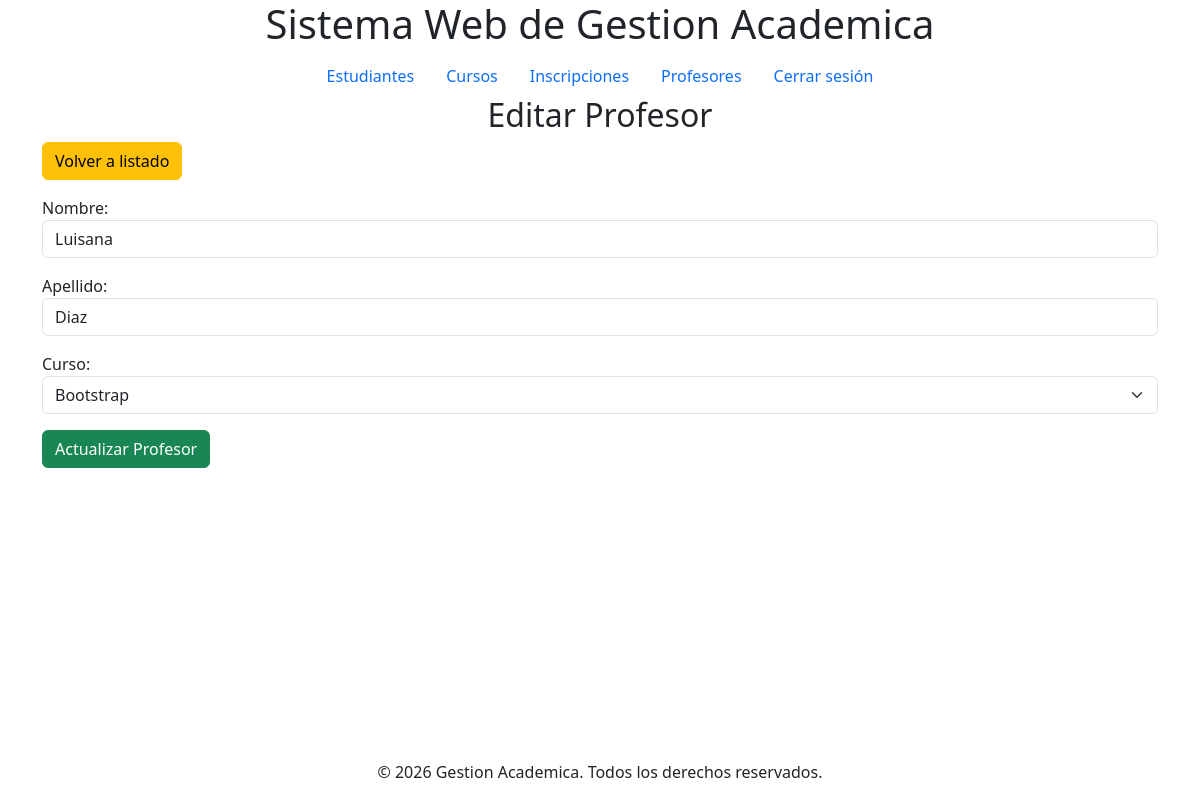
The page /teachers/edit/2/ (signed in) on the database as committed earlier.
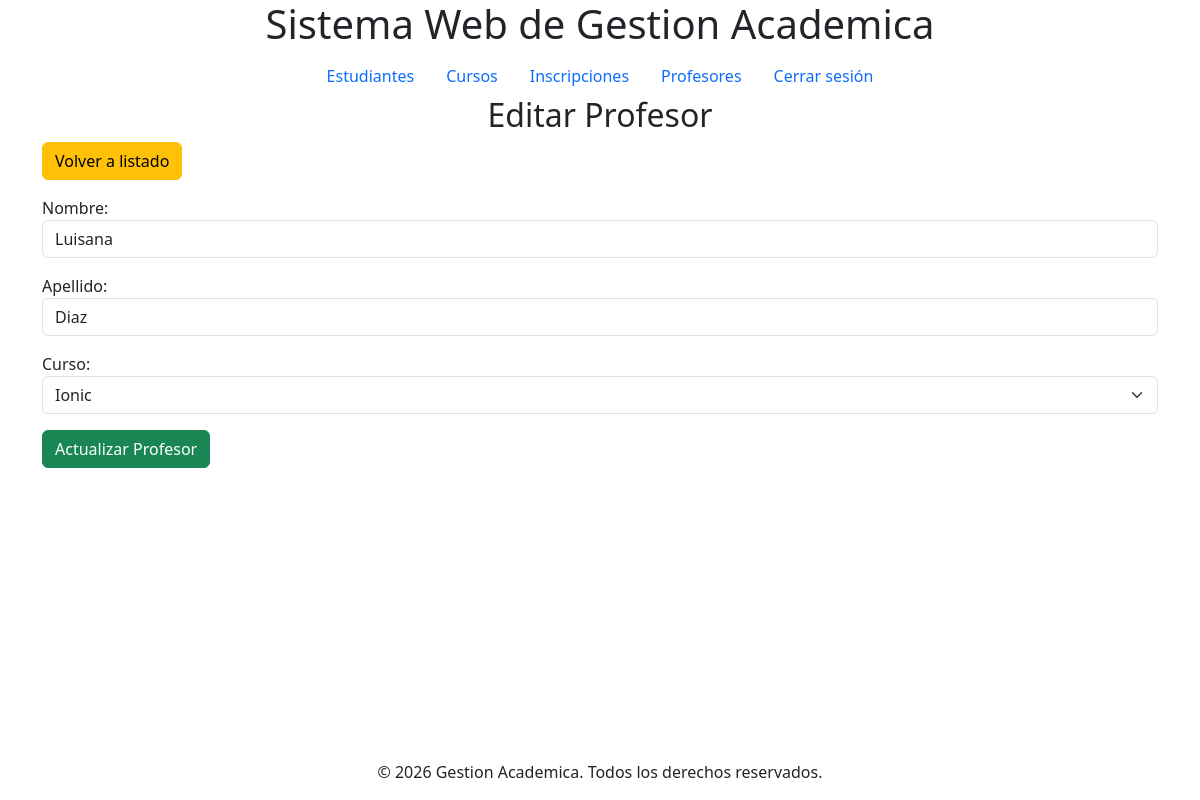
The same page on the database as committed later.
### apps/teacher/models.py (models this page shows, shortened)
class Teacher(models.Model):
    first_name = models.CharField(max_length=50)
    last_name = models.CharField(max_length=50)
    course = models.ForeignKey('courses.Course', on_delete=models.CASCADE, related_name='teacher')

### apps/teacher/views.py (the view)
# urls.py: path('edit/<int:teacher_id>/', views.edit, name='edit_teacher'),
def edit(request, teacher_id):
    teacher = get_object_or_404(Teacher, id=teacher_id)
    courses = Course.objects.all()
    form = TeacherForm(instance=teacher)
    context ={
        "form": form,
        "teacher": teacher,
        "courses": courses
    }
    return render(request, "teacher/edit.html", context)

### apps/teacher/forms.py
class TeacherForm(forms.ModelForm):
    class Meta:
        model = Teacher
        fields = ["first_name", "last_name", "course"]
        labels ={
            "first_name": "Nombre",
            "last_name": "Apellido",
            "course": "Curso"
        }
        widgets = {
            "first_name": forms.TextInput(attrs={"class": "form-control","placeholder": "Ingrese el nombre del profesor","required": True}),
            "last_name": forms.TextInput(attrs={"class": "form-control","placeholder": "Ingrese el apellido del profesor","required": True}),
            "course": forms.Select(attrs={"class": "form-select","required": True}),
        }

### apps/courses/models.py (called while the page is built)
    def __str__(self):
        return self.name

### templates/teacher/edit.html (shortened to what this page needs)
{% extends 'base.html' %}
{% block content %}
<div class="container">
    <h2 class="text-center">Editar Profesor</h2>
    <a href="{% url 'teacher_list' %}" class="btn btn-warning mb-3">Volver a listado</a>
    <form method="POST" action="{% url 'update_teacher' teacher.id %}">
        {{ form.as_p }}
        <button type="submit" class="btn btn-success">Actualizar Profesor</button>
    </form>
</div>
{% endblock %}

Rows that differ between the two databases and show on the page:
changed Teacher "Luisana": course "Bootstrap" → "Ionic"
